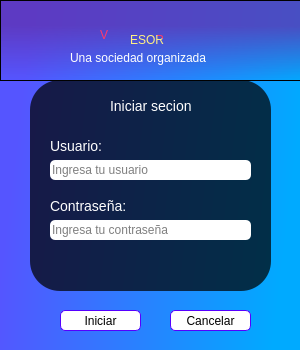
<?xml version="1.0" encoding="UTF-8"?>
<ui version="4.0">
 <class>Window_login</class>
 <widget class="QDialog" name="Window_login">
  <property name="geometry">
   <rect>
    <x>0</x>
    <y>0</y>
    <width>300</width>
    <height>350</height>
   </rect>
  </property>
  <property name="minimumSize">
   <size>
    <width>300</width>
    <height>350</height>
   </size>
  </property>
  <property name="maximumSize">
   <size>
    <width>300</width>
    <height>350</height>
   </size>
  </property>
  <property name="windowTitle">
   <string>Dialog</string>
  </property>
  <property name="windowIcon">
   <iconset>
    <normaloff>:/Icono_window/Icono_window.png</normaloff>:/Icono_window/Icono_window.png</iconset>
  </property>
  <property name="autoFillBackground">
   <bool>false</bool>
  </property>
  <property name="styleSheet">
   <string notr="true">QDialog{
background-color: qlineargradient(spread:pad, x1:0.063, y1:0.346591, x2:0.982955, y2:0.477, stop:0 rgba(85, 85, 255, 255), stop:1 rgba(0, 170, 255, 255));


}

</string>
  </property>
  <widget class="QFrame" name="frame">
   <property name="geometry">
    <rect>
     <x>30</x>
     <y>80</y>
     <width>241</width>
     <height>211</height>
    </rect>
   </property>
   <property name="styleSheet">
    <string notr="true">QFrame{
background-color:qlineargradient(spread:pad, x1:0.068, y1:0.0854091, x2:0.915, y2:0.931818, stop:0.170455 rgba(0, 0, 0, 183), stop:0.596591 rgba(0, 0, 0, 183));
border-radius: 30px
}
QFrame:hover{
border: 1px solid rgb(255, 255, 255)
}
</string>
   </property>
   <property name="frameShape">
    <enum>QFrame::StyledPanel</enum>
   </property>
   <property name="frameShadow">
    <enum>QFrame::Raised</enum>
   </property>
   <widget class="QLabel" name="label">
    <property name="geometry">
     <rect>
      <x>80</x>
      <y>10</y>
      <width>81</width>
      <height>31</height>
     </rect>
    </property>
    <property name="styleSheet">
     <string notr="true">QLabel{
background-color:qlineargradient(spread:pad, x1:0, y1:0, x2:1, y2:1, stop:0 rgba(0, 0, 0, 0), stop:1 rgba(255, 255, 255, 0));
border-radius: 5px;
font-size: 14px;
color:rgb(255, 255, 255);
border:qlineargradient(spread:pad, x1:0, y1:0, x2:1, y2:1, stop:0 rgba(0, 0, 0, 0), stop:1 rgba(255, 255, 255, 0))
}</string>
    </property>
    <property name="text">
     <string>Iniciar secion</string>
    </property>
   </widget>
   <widget class="QLabel" name="label_2">
    <property name="geometry">
     <rect>
      <x>20</x>
      <y>50</y>
      <width>81</width>
      <height>31</height>
     </rect>
    </property>
    <property name="styleSheet">
     <string notr="true">QLabel{
background-color:qlineargradient(spread:pad, x1:0, y1:0, x2:1, y2:1, stop:0 rgba(0, 0, 0, 0), stop:1 rgba(255, 255, 255, 0));
border-radius: 5px;
font-size: 14px;
color:rgb(255, 255, 255);
border:qlineargradient(spread:pad, x1:0, y1:0, x2:1, y2:1, stop:0 rgba(0, 0, 0, 0), stop:1 rgba(255, 255, 255, 0))
}</string>
    </property>
    <property name="text">
     <string>Usuario:</string>
    </property>
   </widget>
   <widget class="QLabel" name="label_3">
    <property name="geometry">
     <rect>
      <x>20</x>
      <y>110</y>
      <width>81</width>
      <height>31</height>
     </rect>
    </property>
    <property name="styleSheet">
     <string notr="true">QLabel{
background-color:qlineargradient(spread:pad, x1:0, y1:0, x2:1, y2:1, stop:0 rgba(0, 0, 0, 0), stop:1 rgba(255, 255, 255, 0));
border-radius: 5px;
font-size: 14px;
color:rgb(255, 255, 255);
border:qlineargradient(spread:pad, x1:0, y1:0, x2:1, y2:1, stop:0 rgba(0, 0, 0, 0), stop:1 rgba(255, 255, 255, 0))
}</string>
    </property>
    <property name="text">
     <string>Contraseña:</string>
    </property>
   </widget>
   <widget class="QLineEdit" name="lineEdit">
    <property name="geometry">
     <rect>
      <x>20</x>
      <y>80</y>
      <width>201</width>
      <height>20</height>
     </rect>
    </property>
    <property name="toolTip">
     <string/>
    </property>
    <property name="toolTipDuration">
     <number>5</number>
    </property>
    <property name="styleSheet">
     <string notr="true">QLineEdit{
border-radius: 5px;
color:  #000000;
background-color:#ffffff;

}

QLineEdit:hover{
border: 1px solid rgb(85, 0, 127);
}</string>
    </property>
    <property name="placeholderText">
     <string>Ingresa tu usuario</string>
    </property>
   </widget>
   <widget class="QLineEdit" name="lineEdit_2">
    <property name="geometry">
     <rect>
      <x>20</x>
      <y>140</y>
      <width>201</width>
      <height>20</height>
     </rect>
    </property>
    <property name="styleSheet">
     <string notr="true">QLineEdit{
border-radius: 5px;
color: #000000;
background-color:#ffffff;

}

QLineEdit:hover{
border: 1px solid rgb(85, 0, 127);
}</string>
    </property>
    <property name="echoMode">
     <enum>QLineEdit::Password</enum>
    </property>
    <property name="placeholderText">
     <string>Ingresa tu contraseña</string>
    </property>
   </widget>
   <widget class="QLabel" name="label_7">
    <property name="geometry">
     <rect>
      <x>20</x>
      <y>170</y>
      <width>201</width>
      <height>31</height>
     </rect>
    </property>
    <property name="styleSheet">
     <string notr="true">QLabel{
background-color: qlineargradient(spread:pad, x1:0, y1:0, x2:1, y2:1, stop:0 rgba(0, 0, 0, 0), stop:1 rgba(255, 255, 255, 0));
color:rgb(255, 255, 255);
font-size: 12px;
border: qlineargradient(spread:pad, x1:0, y1:0, x2:1, y2:1, stop:0 rgba(0, 0, 0, 0), stop:1 rgba(255, 255, 255, 0))
}</string>
    </property>
    <property name="text">
     <string/>
    </property>
   </widget>
  </widget>
  <widget class="QLabel" name="label_4">
   <property name="geometry">
    <rect>
     <x>100</x>
     <y>9</y>
     <width>51</width>
     <height>51</height>
    </rect>
   </property>
   <property name="styleSheet">
    <string notr="true">background-color: qlineargradient(spread:pad, x1:0, y1:0, x2:1, y2:1, stop:0 rgba(0, 0, 0, 0), stop:1 rgba(255, 255, 255, 0));
font: 35pt &quot;Lucida Handwriting&quot;;
color:qlineargradient(spread:pad, x1:0.075, y1:0.977, x2:0.835, y2:0.170455, stop:0.0852273 rgba(255, 57, 107, 255), stop:0.676136 rgba(255, 241, 131, 255))</string>
   </property>
   <property name="text">
    <string>V</string>
   </property>
  </widget>
  <widget class="QLabel" name="label_5">
   <property name="geometry">
    <rect>
     <x>130</x>
     <y>19</y>
     <width>101</width>
     <height>41</height>
    </rect>
   </property>
   <property name="styleSheet">
    <string notr="true">background-color: qlineargradient(spread:pad, x1:0, y1:0, x2:1, y2:1, stop:0 rgba(0, 0, 0, 0), stop:1 rgba(255, 255, 255, 0));
font: 20pt &quot;Lucida Handwriting&quot;;
color:qlineargradient(spread:pad, x1:0.671, y1:0.108, x2:0.255045, y2:0.801, stop:0.0852273 rgba(255, 57, 107, 255), stop:0.676136 rgba(255, 241, 131, 255))</string>
   </property>
   <property name="text">
    <string>ESOR</string>
   </property>
  </widget>
  <widget class="QLabel" name="label_6">
   <property name="geometry">
    <rect>
     <x>70</x>
     <y>50</y>
     <width>171</width>
     <height>16</height>
    </rect>
   </property>
   <property name="styleSheet">
    <string notr="true">background-color: qlineargradient(spread:pad, x1:0, y1:0, x2:1, y2:1, stop:0 rgba(0, 0, 0, 0), stop:1 rgba(255, 255, 255, 0));
font: 75 10pt &quot;MS Shell Dlg 2&quot;;
color: rgb(255, 255, 255);</string>
   </property>
   <property name="text">
    <string>Una sociedad organizada</string>
   </property>
  </widget>
  <widget class="QFrame" name="frame_2">
   <property name="geometry">
    <rect>
     <x>0</x>
     <y>0</y>
     <width>301</width>
     <height>81</height>
    </rect>
   </property>
   <property name="styleSheet">
    <string notr="true">background-color:qlineargradient(spread:pad, x1:0.505682, y1:0.011, x2:0.494, y2:0.994318, stop:0.3125 rgba(96, 49, 174, 189), stop:1 rgba(71, 77, 255, 0))</string>
   </property>
   <property name="frameShape">
    <enum>QFrame::StyledPanel</enum>
   </property>
   <property name="frameShadow">
    <enum>QFrame::Raised</enum>
   </property>
  </widget>
  <widget class="QPushButton" name="Button_iniciar">
   <property name="geometry">
    <rect>
     <x>60</x>
     <y>310</y>
     <width>81</width>
     <height>21</height>
    </rect>
   </property>
   <property name="styleSheet">
    <string notr="true">QPushButton{
background-color:rgb(255, 255, 255);
border-radius: 5px;
border: 1px solid rgb(85, 0, 255);
font-size: 12px;
color: #000000
}
QPushButton:hover{
background-color:qlineargradient(spread:pad, x1:0.068, y1:0.0854091, x2:0.915, y2:0.931818, stop:0.170455 rgba(0, 0, 0, 183), stop:0.596591 rgba(0, 0, 0, 183));
color:rgb(255, 255, 255);
font-size: 12px;
border-radius: 5px;

}</string>
   </property>
   <property name="text">
    <string>Iniciar</string>
   </property>
  </widget>
  <widget class="QPushButton" name="pushButton_2">
   <property name="geometry">
    <rect>
     <x>170</x>
     <y>310</y>
     <width>81</width>
     <height>21</height>
    </rect>
   </property>
   <property name="styleSheet">
    <string notr="true">QPushButton{
background-color:rgb(255, 255, 255);
border-radius: 5px;
border: 1px solid rgb(85, 0, 255);
font-size: 12px;
color: #000000
}
QPushButton:hover{
background-color:qlineargradient(spread:pad, x1:0.068, y1:0.0854091, x2:0.915, y2:0.931818, stop:0.170455 rgba(0, 0, 0, 183), stop:0.596591 rgba(0, 0, 0, 183));
color:rgb(255, 255, 255);
font-size: 12px;
border-radius: 5px;

}</string>
   </property>
   <property name="text">
    <string>Cancelar</string>
   </property>
  </widget>
  <zorder>frame_2</zorder>
  <zorder>frame</zorder>
  <zorder>label_4</zorder>
  <zorder>label_5</zorder>
  <zorder>label_6</zorder>
  <zorder>Button_iniciar</zorder>
  <zorder>pushButton_2</zorder>
 </widget>
 <resources>
  <include location="Source.qrc"/>
 </resources>
 <connections/>
</ui>
